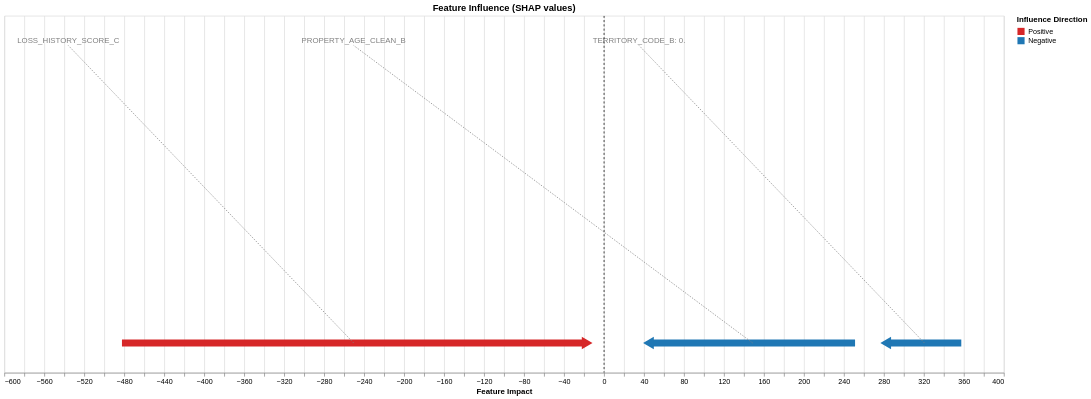

The notebook cell this image was saved under:
### Code cell
plot_force(explanations_pd.iloc[10], validation_features_pd.drop(columns=["POLICY_ID"]).iloc[10])

### Figure 1 — Vega-Lite specification as saved in the notebook (floating-point values rounded to 4 significant figures)
{"config": {"view": {"continuousWidth": 300, "continuousHeight": 300}}, "layer": [{"data": {"name": "data-79c5020692a08fbefb90a4e08df149fe"}, "mark": {"type": "bar", "size": 10}, "encoding": {"color": {"field": "bar_direction", "legend": {"title": "Influence Direction"}, "scale": {"domain": ["Positive", "Negative"], "range": ["#d62728", "#1f77b4"]}, "type": "nominal"}, "tooltip": [{"field": "feature", "type": "nominal"}, {"field": "influence_value", "type": "quantitative"}, {"field": "feature_value", "type": "quantitative"}], "x": {"field": "start", "title": "Feature Impact", "type": "quantitative"}, "x2": {"field": "end"}, "y": {"axis": null, "field": "bar_y", "type": "quantitative"}}, "name": "view_8f3ac40be61b5bf4_0", "title": "Feature Influence (SHAP values)"}, {"data": {"name": "data-5336053479fcc7a69cdf81b696beacd3"}, "mark": {"type": "text", "align": "center", "baseline": "line-bottom", "dy": 0, "fontSize": 11}, "encoding": {"color": {"value": "grey"}, "text": {"field": "feature_annotated", "type": "nominal"}, "tooltip": [{"field": "feature_value", "type": "quantitative"}], "x": {"field": "label_x", "type": "quantitative"}, "y": {"axis": null, "field": "label_y", "type": "quantitative"}}}, {"data": {"name": "data-cab89ea18155dec7d772e8112aba6047"}, "mark": {"type": "rule", "strokeDash": [3, 3]}, "encoding": {"x": {"field": "x", "type": "quantitative"}}}, {"data": {"name": "data-79c5020692a08fbefb90a4e08df149fe"}, "mark": {"type": "point", "fillOpacity": 1, "filled": true, "shape": "triangle"}, "encoding": {"angle": {"field": "bar_direction", "scale": {"domain": ["Positive", "Negative"], "range": [90, -90]}, "type": "nominal"}, "color": {"field": "bar_direction", "scale": {"domain": ["Positive", "Negative"], "range": ["#1f77b4", "#d62728"]}, "type": "nominal"}, "size": {"value": 300}, "tooltip": {"value": null}, "x": {"field": "start", "type": "quantitative"}, "y": {"axis": null, "field": "bar_y", "type": "quantitative"}}}, {"data": {"name": "data-0c462e837b011e4a58825e5cf502bc92"}, "mark": {"type": "rule", "color": "grey", "strokeDash": [2, 2]}, "encoding": {"x": {"field": "x", "type": "quantitative"}, "x2": {"field": "x2"}, "y": {"axis": null, "field": "y", "type": "quantitative"}, "y2": {"field": "y2"}}}], "height": 500, "params": [{"name": "param_1e9efca18e7a2868", "select": {"type": "interval", "encodings": ["x", "y"]}, "bind": "scales", "views": ["view_8f3ac40be61b5bf4_0"]}], "width": 1400, "$schema": "https://vega.github.io/schema/vega-lite/v6.4.1.json", "datasets": {"data-79c5020692a08fbefb90a4e08df149fe": [{"start": -18.69, "end": -482.3, "avg": -250.5, "influence_value": 463.6, "feature_value": 50.0, "feature_annotated": "LOSS_HISTORY_SCORE_C", "bar_direction": "Positive", "bar_y": 0, "feature": "LOSS_HISTORY_SCORE_CLEAN"}, {"start": 46.21, "end": 251.1, "avg": 148.7, "influence_value": -204.9, "feature_value": 0.0, "feature_annotated": "PROPERTY_AGE_CLEAN_B", "bar_direction": "Negative", "bar_y": 0, "feature": "PROPERTY_AGE_CLEAN_BIN_8"}, {"start": 283.6, "end": 357.4, "avg": 320.5, "influence_value": -73.83, "feature_value": 0.0, "feature_annotated": "TERRITORY_CODE_B: 0.", "bar_direction": "Negative", "bar_y": 0, "feature": "TERRITORY_CODE_B"}], "data-5336053479fcc7a69cdf81b696beacd3": [{"label_x": -536.0, "label_y": 1, "feature_annotated": "LOSS_HISTORY_SCORE_C", "feature_value": 50.0}, {"label_x": -250.5, "label_y": 1, "feature_annotated": "PROPERTY_AGE_CLEAN_B", "feature_value": 0.0}, {"label_x": 35.0, "label_y": 1, "feature_annotated": "TERRITORY_CODE_B: 0.", "feature_value": 0.0}], "data-cab89ea18155dec7d772e8112aba6047": [{"x": 0.0}], "data-0c462e837b011e4a58825e5cf502bc92": [{"x": -250.5, "x2": -536.0, "y": 0, "y2": 1}, {"x": 148.7, "x2": -250.5, "y": 0, "y2": 1}, {"x": 320.5, "x2": 35.0, "y": 0, "y2": 1}]}}
